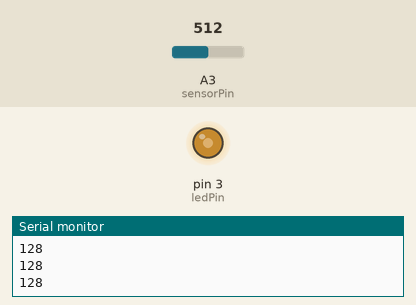
Simulated run of this sketch. Board: Arduino Uno, built with avr-gcc and run on an emulated ATmega328P. Shown: output pins drawn as LEDs (lit = HIGH), the last lines printed to the serial monitor. Inputs (shaded band) come from the test bench; at power-on: A3 (sensorPin) = 512.

Above: at 1.2 s.
1.3 s: A3 (sensorPin) set to 716
At 2.5 s:
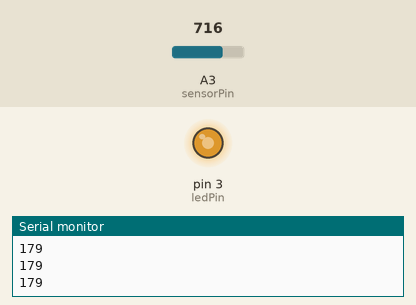
2.8 s: A3 (sensorPin) set to 900
At 4.0 s:
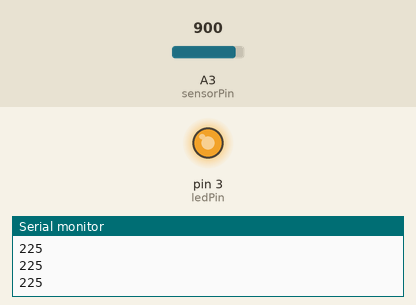
4.3 s: A3 (sensorPin) set to 122
At 5.5 s:
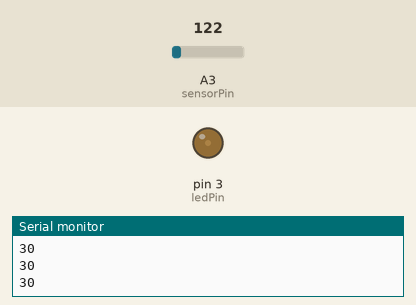
5.8 s: A3 (sensorPin) set to 0
At 6.9 s:
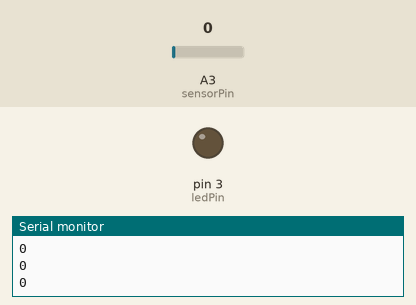
Timing chart, 0 to 8.3 s (numbered marks = the images above; inputs shaded):
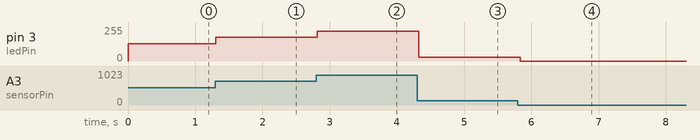

Measured:
- after the input at 1.3 s, pin 3 (ledPin): 128/255 → 179/255 at once
- after the input at 2.8 s, pin 3 (ledPin): 179/255 → 225/255 at once
- after the input at 4.3 s, pin 3 (ledPin): 225/255 → 30/255 at once
- after the input at 5.8 s, pin 3 (ledPin): 30/255 → 0/255 at once

The sketch:

led_pot.ino
```cpp
/*
  Display digital brightness value on adjusting the potentiometer resistance
*/

int sensorPin = A3;    // select the input pin for the potentiometer
int ledPin = 3;      // select the pin for the LED
int sensorValue;  // variable to store the value coming from the sensor

void setup() {
  // declare the ledPin as an OUTPUT:
  pinMode(ledPin, OUTPUT);
  Serial.begin(9600);
}

void loop() {
  // read the value from the sensor:
  int sensorValue = analogRead(sensorPin)/4; //we divide by 4 to display value between 0-255
  analogWrite(ledPin, sensorValue);
  Serial.println(sensorValue);
  delay(50);
}
```
